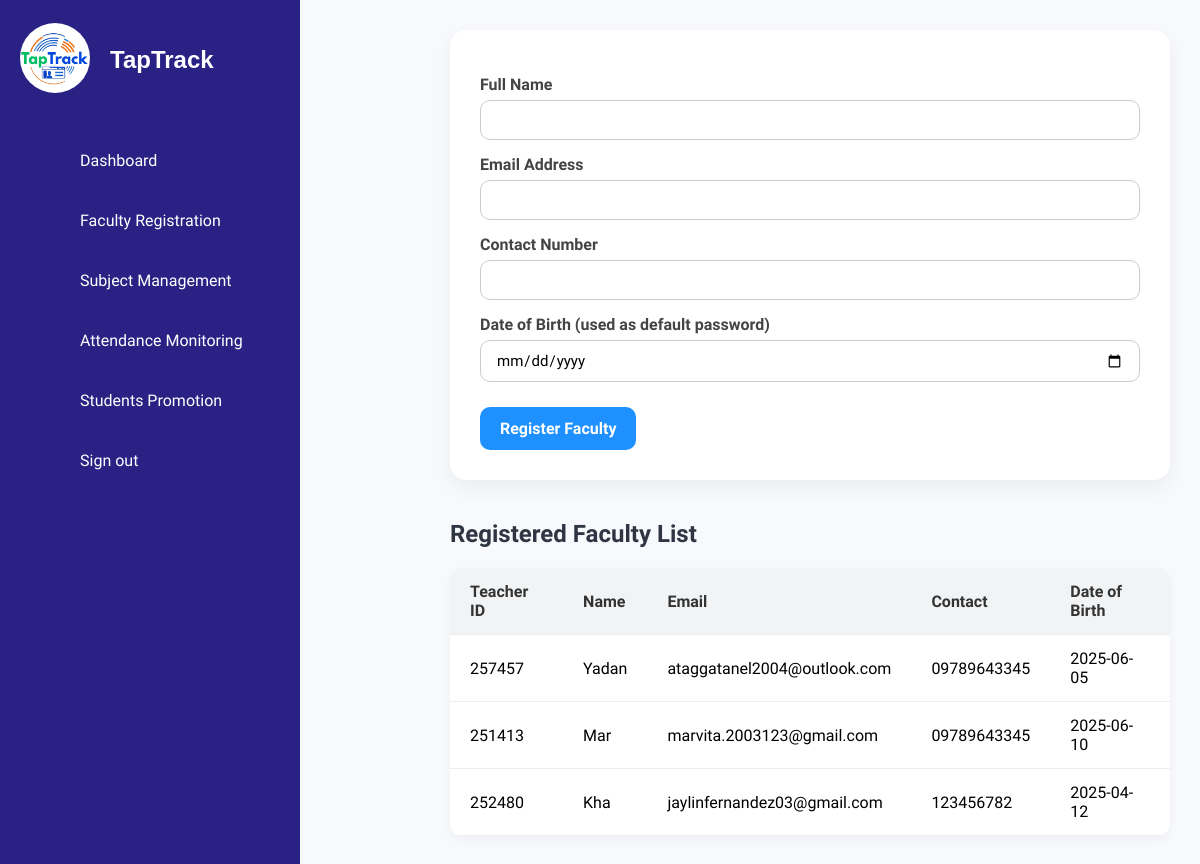
/faculty_registration.php, run on the app's committed database.
### tables this page shows
CREATE TABLE `faculty` (
  `id` int(11) NOT NULL,
  `teacher_id` varchar(6) NOT NULL,
  `name` varchar(100) NOT NULL,
  `email` varchar(100) NOT NULL,
  `contact` varchar(20) DEFAULT NULL,
  `dob` date NOT NULL,
  `password` varchar(255) NOT NULL
);

### faculty_registration.php (the view, shortened to what this page needs)
<?php
include('db_connection.php');
?>
<!DOCTYPE html>
<html lang="en">
<head>
    <link rel="stylesheet" href="assets/css/style.css">
    <link rel="stylesheet" href="assets/css/faculty.css">
</head>
<body>
    <?php include('sidebar.php'); ?>
    <div class="faculty-party" style="margin-left: 420px;">
        <div class="faculty-card">
            <form method="POST" action="">
                <label>Full Name</label>
                <input type="text" name="name" required>
                <label>Email Address</label>
                <input type="email" name="email" required>
                <label>Contact Number</label>
                <input type="text" name="contact" required>
                <label>Date of Birth (used as default password)</label>
                <input type="date" name="dob" required>
                <input type="submit" name="register" value="Register Faculty">
            </form>
        </div>
        <h2>Registered Faculty List</h2>
        <table class="faculty-table">
            <thead>
                <tr>
                    <th>Teacher ID</th>
                    <th>Name</th>
                    <th>Email</th>
                    <th>Contact</th>
                    <th>Date of Birth</th>
                </tr>
            </thead>
            <tbody>
                <?php
                $result = $conn->query("SELECT teacher_id, name, email, contact, dob FROM faculty ORDER BY id DESC");
                if ($result->num_rows > 0):
                    while ($row = $result->fetch_assoc()):
                ?>
                <tr>
                    <td><?= htmlspecialchars($row['teacher_id']) ?></td>
                    <td><?= htmlspecialchars($row['name']) ?></td>
                    <td><?= htmlspecialchars($row['email']) ?></td>
                    <td><?= htmlspecialchars($row['contact']) ?></td>
                    <td><?= htmlspecialchars($row['dob']) ?></td>
                </tr>
                <?php endwhile; else: ?>
                <tr><td colspan="5">No faculty registered yet.</td></tr>
                <?php endif; ?>
            </tbody>
        </table>
    </div>
</body>
</html>

### assets/css/style.css (style rules this page uses)
* { font-family: 'Ubuntu', sans-serif; margin: 0; padding: 0; box-sizing: border-box; }
:root { --blue: #2a2185; --white: #fff; --gray: #f5f5f5; --black1: #222; --black2: #999; }
body { min-height: 100vh; overflow-x: hidden; }

### assets/css/faculty.css (style rules this page uses)
body { font-family: 'Segoe UI', Tahoma, Geneva, Verdana, sans-serif; background-color: #f8f9fc; margin: 0; padding: 0; }
.faculty-party { margin-left: 280px; padding: 30px; max-width: 1000px; }
.faculty-party h1, .faculty-party h2 { color: #2f3542; margin-bottom: 20px; }
.faculty-card { background: #fff; padding: 30px; border-radius: 16px; box-shadow: 0 8px 20px rgba(0, 0, 0, 0.05); margin-bottom: 40px; }
.faculty-card label { font-weight: 600; color: #444; display: block; margin-top: 15px; }
.faculty-card input[type="text"], .faculty-card input[type="email"], .faculty-card input[type="date"] { width: 100%; padding: 10px 15px; border: 1px solid #ccc; border-radius: 10px; margin-top: 6px; font-size: 15px; }
.faculty-card input[type="submit"] { margin-top: 25px; background-color: #1e90ff; color: #fff; border: none; padding: 12px 20px; font-size: 16px; font-weight: bold; border-radius: 10px; cursor: pointer; transition: background 0.3s ease; }
.faculty-table { width: 100%; border-collapse: collapse; background-color: #fff; border-radius: 12px; overflow: hidden; box-shadow: 0 4px 10px rgba(0, 0, 0, 0.04); }
.faculty-table th, .faculty-table td { text-align: left; padding: 14px 20px; border-bottom: 1px solid #eee; }
.faculty-table th { background-color: #f1f3f5; color: #333; }

### data on the page
faculty: teacher "257457", name "Yadan", email "ataggatanel2004@outlook.com", contact "09789643345", dob "2025-06-05"
faculty: teacher "251413", name "Mar", email "marvita.2003123@gmail.com", contact "09789643345", dob "2025-06-10"
faculty: teacher "252480", name "Kha", email "jaylinfernandez03@gmail.com", contact "123456782", dob "2025-04-12"
